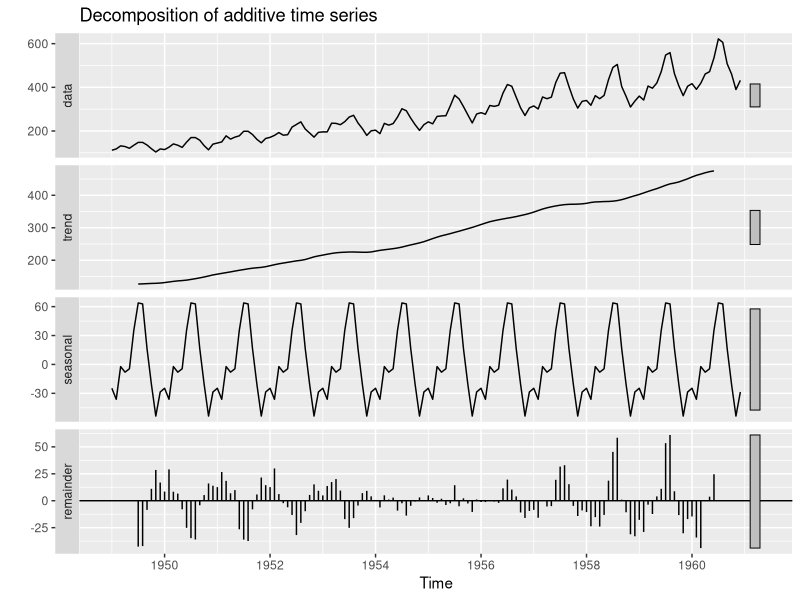
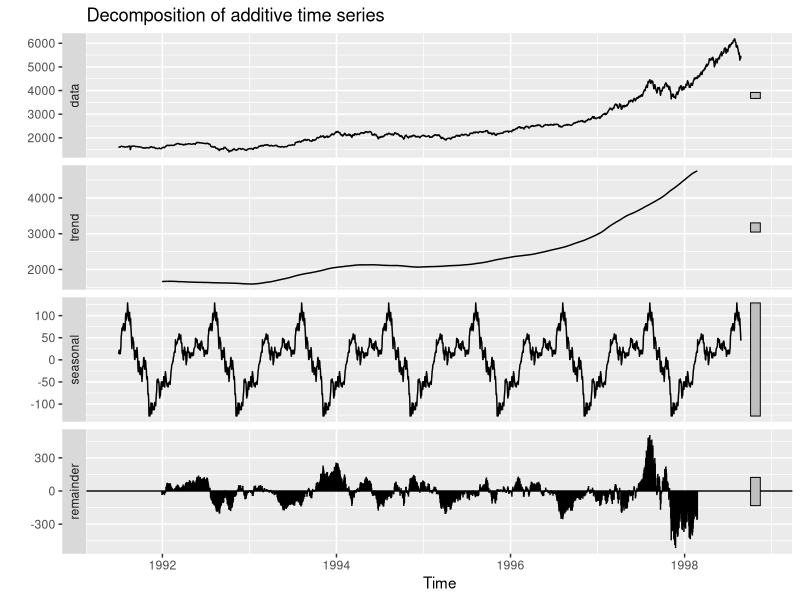
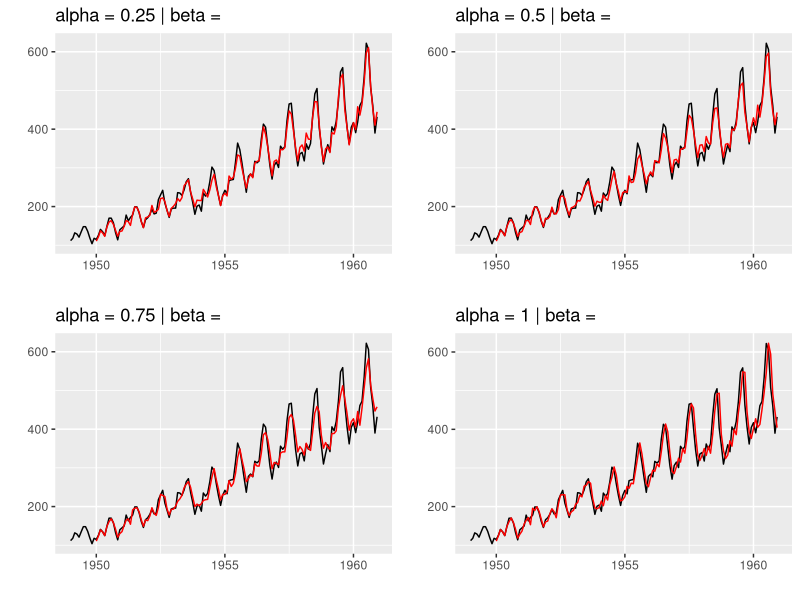
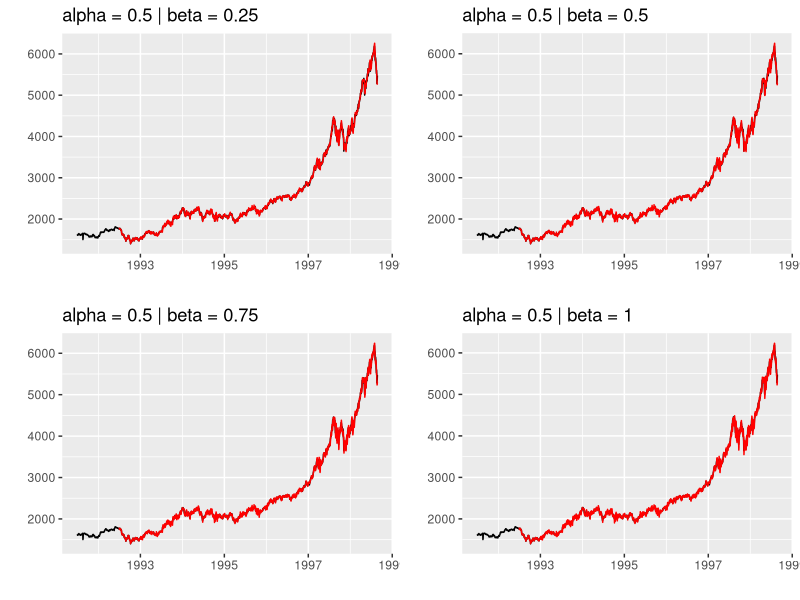
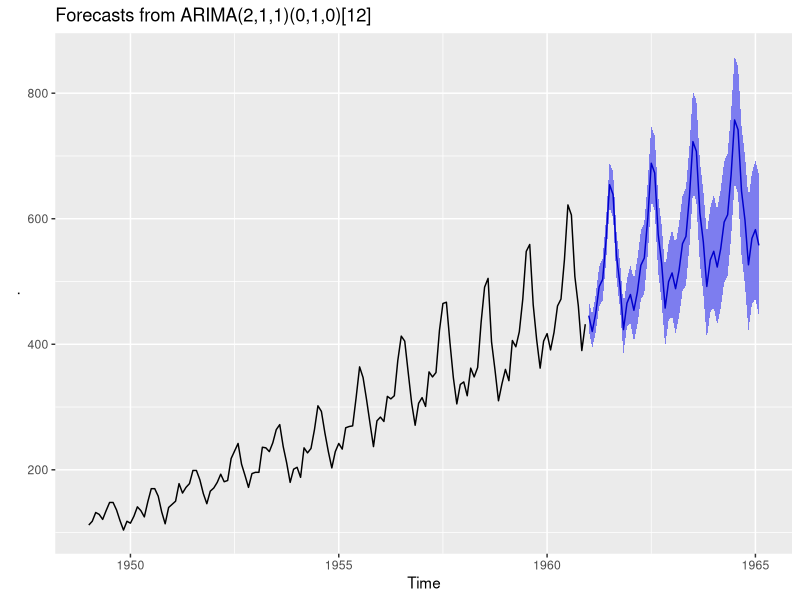

Write the R code that produced these figures, in order.
## ---- chunk 1
knitr::opts_chunk$set(warning=FALSE, message=FALSE)
## ---- chunk 2

library(ggplot2)
library(ggfortify)
library(dplyr)
library(gridExtra)
library(forecast)

data("AirPassengers")
data("EuStockMarkets")

## ---- chunk 3

AirPassengers %>% 
    decompose() %>% 
    autoplot()

## ---- chunk 4

EuStockMarkets[,1] %>% 
    decompose() %>% 
    autoplot()

## ---- chunk 5

iter_hw = function(i, j, data=AirPassengers) {
    
   data %>% 
        HoltWinters(alpha = i, beta = j, gamma = NULL) %>% 
        autoplot() + 
        ggtitle(paste0("alpha = ", i, " | beta = ", j))
    
}

## ---- chunk 6

grid.arrange(iter_hw(0.25, NULL), iter_hw(0.5, NULL), iter_hw(0.75, NULL), iter_hw(1, NULL), 
             ncol = 2, nrow = 2)
## ---- chunk 7

grid.arrange(
    iter_hw(0.5, 0.25, EuStockMarkets[,1]), 
    iter_hw(0.5, 0.5, EuStockMarkets[,1]), 
    iter_hw(0.5, 0.75, EuStockMarkets[,1]), 
    iter_hw(0.5, 1, EuStockMarkets[,1]), 
    ncol = 2, nrow = 2)


## ---- chunk 8

AirPassengers %>% 
    auto.arima() %>% 
    forecast(level = c(95), h = 50) %>% 
    autoplot()
